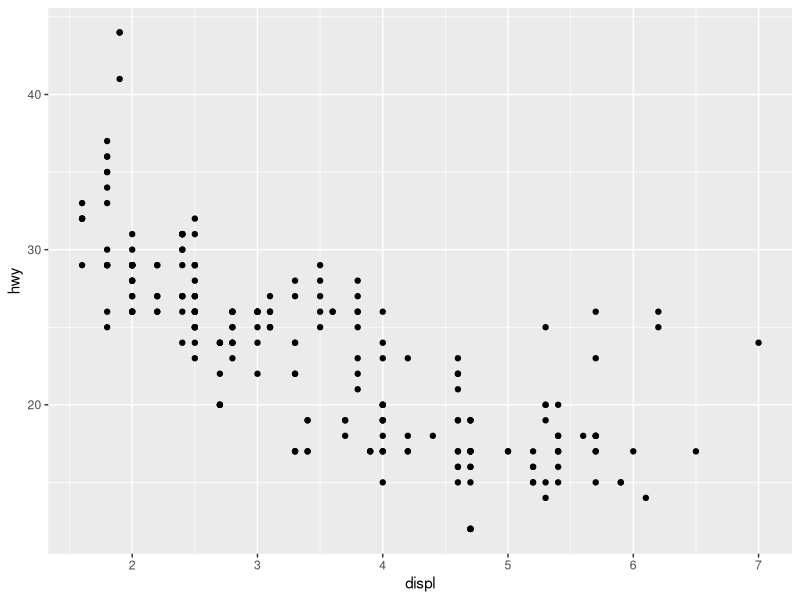
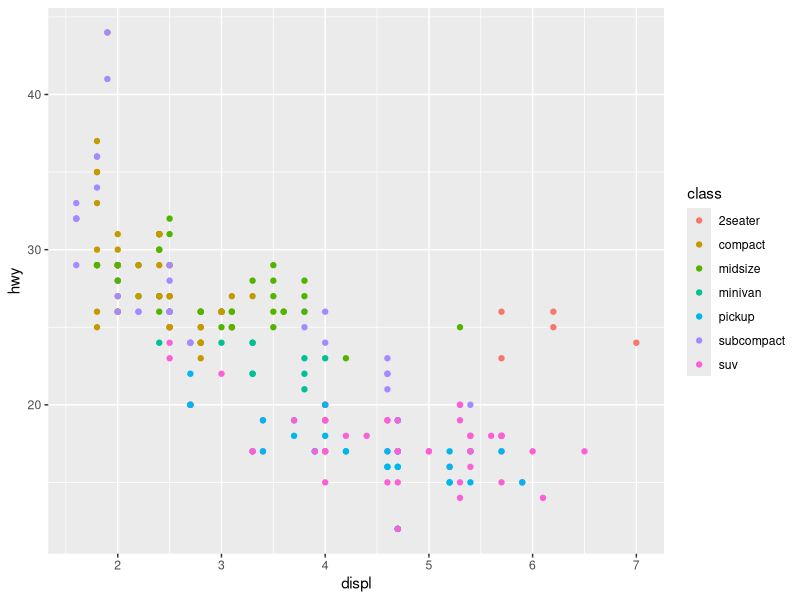
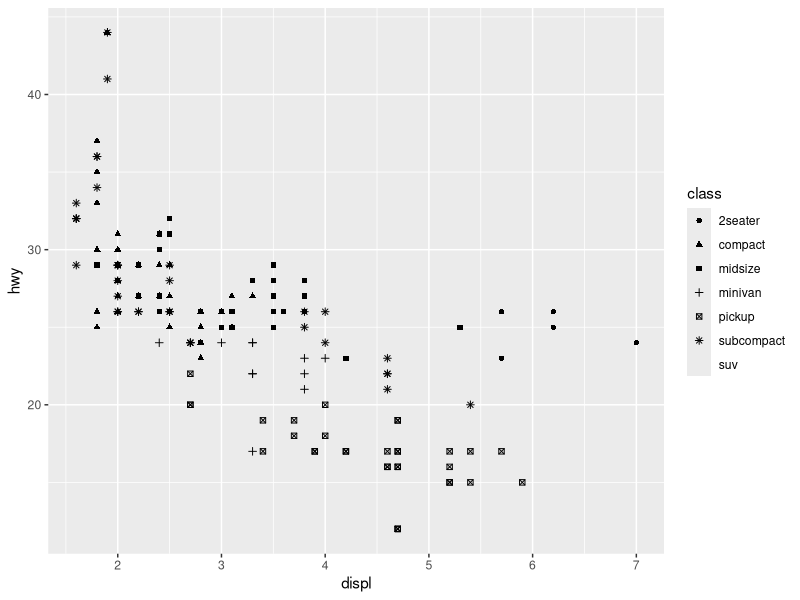
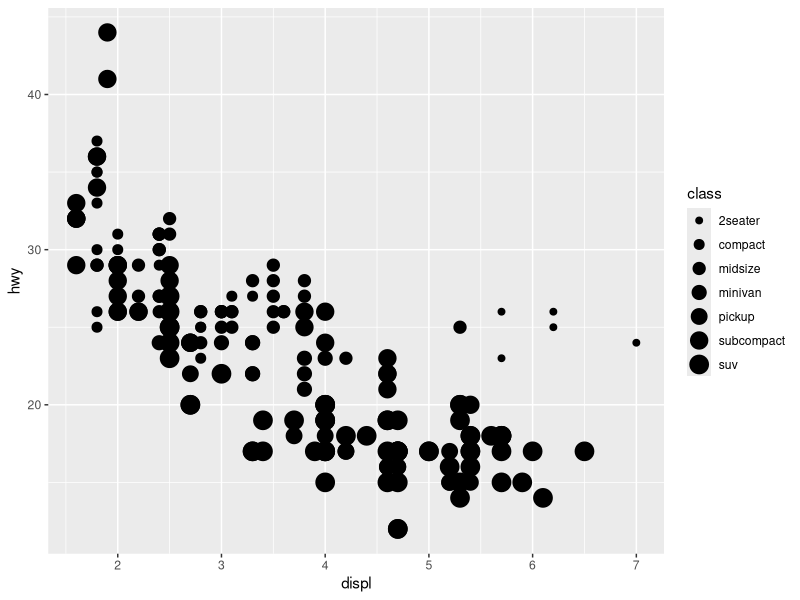
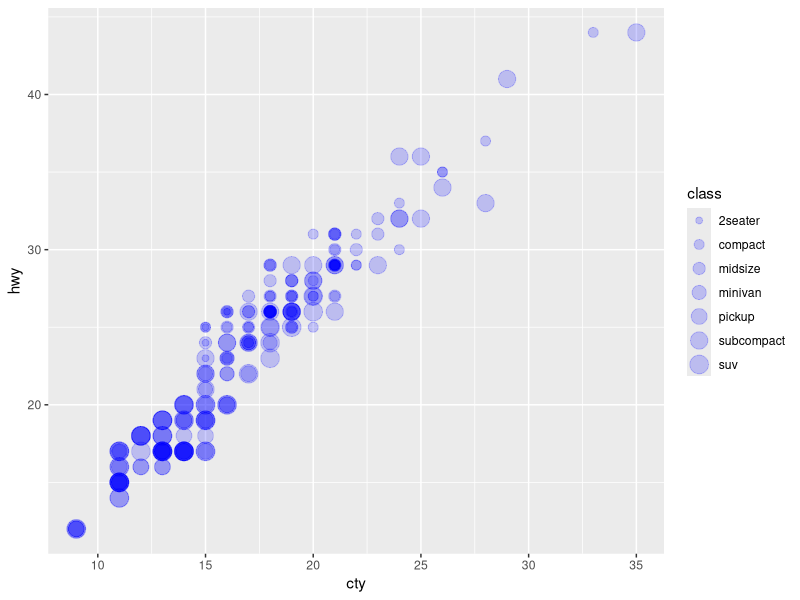
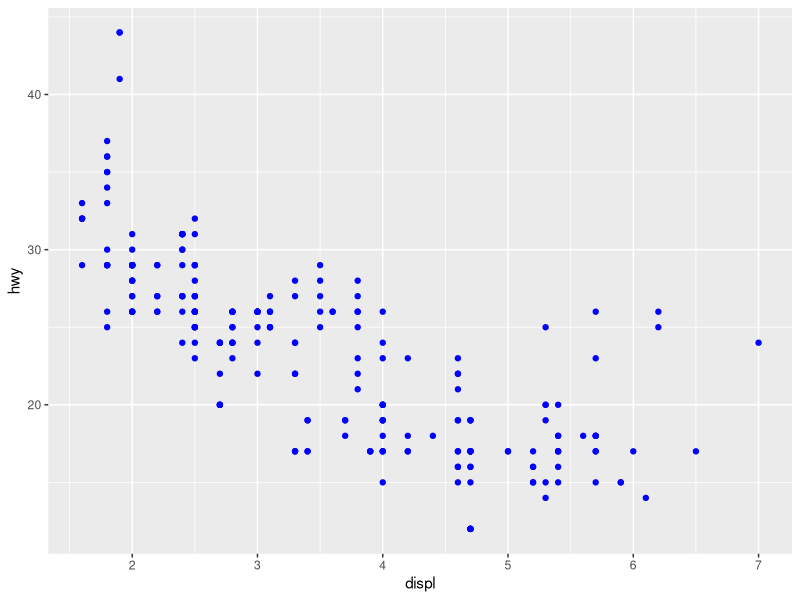
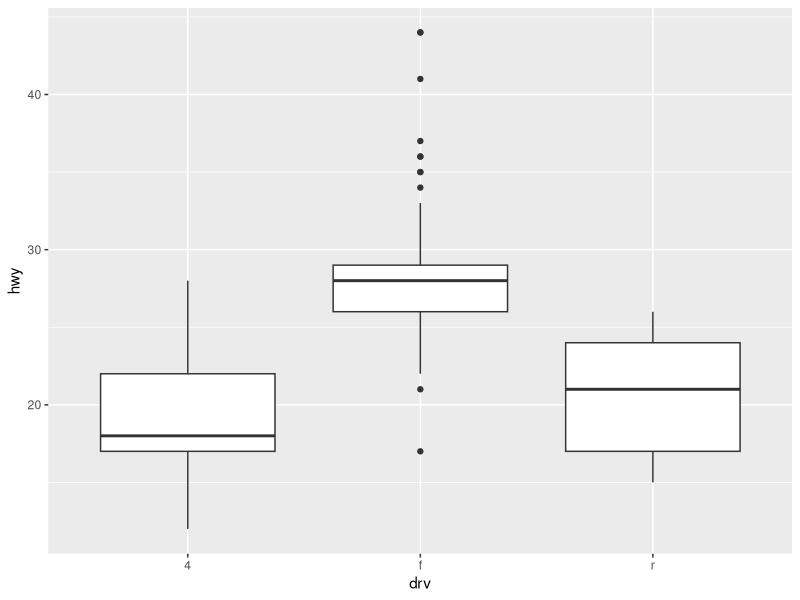
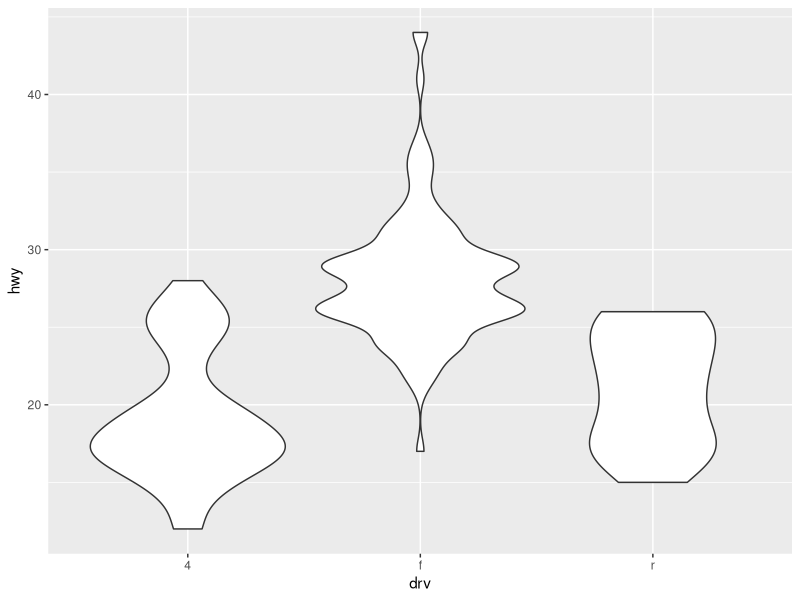

These charts were generated, in order, by the following R code:
## ---- chunk 1
knitr::opts_chunk$set(echo = TRUE)
library(tidyverse)
## ---- chunk 2

#data(), 

g <- ggplot(data=mpg, aes(x=displ,y=hwy))
g + geom_point()


## ---- chunk 3

g + geom_point(aes(color=class))
# or ggplot(data=mpg, aes(x=displ,y=hwy, color=class)) +
#           geom_point() 
## ---- chunk 4

ggplot(data=mpg, aes(x=displ,y=hwy, shape=class)) +
  geom_point() 
## ---- chunk 5

ggplot(data=mpg, aes(x=displ,y=hwy, size=class)) +
  geom_point() 
## ---- chunk 6

ggplot(data=mpg, aes(x=cty,y=hwy, size=class)) +
  geom_point(alpha=0.2, color="blue") 
## ---- chunk 7
    ggplot(data = mpg)  + 
      geom_point(aes(x = displ, y = hwy), color = "blue")


## ---- chunk 8

ggplot(mpg, aes(x=drv,y=hwy))+
  geom_boxplot()

## ---- chunk 9

ggplot(mpg, aes(x=drv,y=hwy))+
  geom_violin()

## ---- chunk 10

ggplot(mpg) +
  geom_point(aes(x=displ,y=hwy)) +
  geom_smooth(aes(x=displ,y=hwy))

##redundent so you can simplify code

ggplot(mpg, aes(x=displ,y=hwy)) +
  geom_point() +
  geom_smooth() +
labs(title= "rellationship b/w engine size & MPG",
     x= "Highway MPG", 
     y= "Engine Disp.")+
  theme_bw()
  
